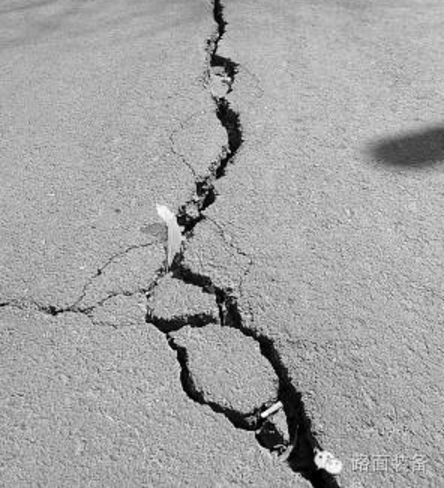
%> input picture 第21章 路面裂缝检测系统设计/images/image.png, 444 x 488 px
$ octave main.m   (GNU Octave 9; MATLAB toolbox functions it lacks are replaced by stand-ins)
%> lines starting %> are read from the running program, lines starting %| are printed output that depends on the picture; in (x1, y1, x2, y2) boxes, pixels count from 0 and x2, y2 are one past the last pixel; in counts of white or black regions, pixels touching at a corner belong together; the program's own positions count from 1
### 第21章 路面裂缝检测系统设计/Process_Main.m
function Result = Process_Main(I)
% 主函数
% 输入参数：
% I——输入图像
% 输出参数：
% Result——结果图像

 % 灰度化
if ndims(I) == 3
    I1 = rgb2gray(I);
else
    I1 = I;
end

% 直方图增强
I2 = hist_con(I1,0);
% 中值滤波
I3 = med_process(I2,0);
% 图像增强
I4 = adjgamma(I3, 2);
% 迭代法求阈值
[bw, th] = IterProcess(I4); % th = 0.5438

bw = ~bw; % 反色
% 二值图像滤波
bwn1 = bw_filter(bw, 15);
% 裂缝识别
bwn2 = Identify_Object(bwn1);

% 曲线投影
[projectr, projectc] = ImageProject(bwn2);
[r, c] = size(bwn2);
% 裂缝判断
bwn3 = Judge_Crack(bwn2, I4);
% 裂缝拼接
bwn4 = Bridge_Crack(bwn3);

% 裂缝形状识别
[flag, rect] = Judge_Direction(bwn4);
if flag == 1
    str = '横向裂缝';
    wdmax = max(projectc);
    wdmin = min(projectc);
else
    str = '纵向裂缝';
    wdmax = max(projectr);
    wdmin = min(projectr);
end


% 输入图像
Result.Image = I1;
% 直方图增强
Result.hist = I2;
% 中值滤波
Result.Medfilt = I3;
% 图像增强
Result.Enance = I4;
% 二值图像
Result.Bw = bw;
% 二值图像滤波
Result.BwFilter = bwn1;
% 裂缝识别
Result.CrackRec = bwn2;
% 裂缝投影
Result.Projectr = projectr;
Result.Projectc = projectc;
% 裂缝判断
Result.CrackJudge = bwn3;
% 裂缝拼接
Result.CrackBridge = bwn4;
% 裂缝形状
Result.str = str;
% 裂缝标记
Result.rect = rect;
% 最后的二值图像
Result.BwEnd = bwn4;
% 面积信息
Result.BwArea = bwarea(bwn4);
% 长度信息
Result.BwLength = max(rect(3:4));
% 宽度信息
Result.BwWidthMax = wdmax;
% 宽度信息
Result.BwWidthMin = wdmin;
% 阈值信息
Result.BwTh = th;

### 第21章 路面裂缝检测系统设计/hist_con.m
function s_out = hist_con(s_in, flag)
if nargin < 2
    flag = 0;
end
if ndims(s_in) == 3
    I = rgb2gray(s_in);
else
    I = s_in;
end
s_out = histeq(I);
if flag
    figure;
    subplot(2, 2, 1); imshow(I); title('原图');
    subplot(2, 2, 2); imhist(I); title('原图直方图');
    subplot(2, 2, 3); imshow(s_out); title('均衡化结果');
    subplot(2, 2, 4); imhist(s_out); title('均衡化结果直方图');
end

### 第21章 路面裂缝检测系统设计/med_process.m
function s_out = med_process(s_in, flag)
if nargin < 2
    flag = 0;
end
if ndims(s_in) == 3
    I = rgb2gray(s_in);
else
    I = s_in;
end
s_out = medfilt2(I);
if flag
    figure;
    subplot(2, 2, 1); imshow(I); title('原图');
    subplot(2, 2, 2); imhist(I); title('原图直方图');
    subplot(2, 2, 3); imshow(s_out); title('中值滤波');
    subplot(2, 2, 4); imhist(s_out); title('中值滤波直方图');
end

### 第21章 路面裂缝检测系统设计/adjgamma.m
function newim = adjgamma(im, g)
if nargin < 2
    g = 1;
end

if g <= 0
    error('Gamma参数必须大于0');
end
if ndims(im) == 3
    I = rgb2gray(im);
else
    I = im;
end
if isa(I,'uint8')
    newim = double(I);
else
    newim = I;
end
newim = newim-min(min(newim));
newim = newim./max(max(newim));
newim =  newim.^(1/g);

### 第21章 路面裂缝检测系统设计/IterProcess.m
function [bw, th] = IterProcess(Img)
if ndims(Img) == 3
    I = rgb2gray(Img);
else
    I = Img;
end

T0 = (double(max(I(:))) + double(min(I(:))))/2;
flag = 1;

while flag
    ind1 = I > T0;
    ind2 = ~ind1;
    T1 = (mean(double(I(ind1))) + mean(double(I(ind2))))/2;
    flag = abs(T1-T0) > 0.5;
    T0 = T1;
end
bw = ind1;
th = T1;

### 第21章 路面裂缝检测系统设计/bw_filter.m
function bwn = bw_filter(bw, keepnum)
if nargin < 2
    keepnum = 15;
end
[L, num] = bwlabel(bw, 8);
Ln = zeros(1, num);
stats = regionprops(L, 'Area');
Ln = cat(1, stats.Area);
[Ln, ind] = sort(Ln);
if num>keepnum || num==keepnum
    for i = 1 : num-keepnum
        bw(L == ind(i)) = 0;
    end
end
bwn = bw;

### 第21章 路面裂缝检测系统设计/Identify_Object.m
function bwn = Identify_Object(bw, MinArea, MinRate)
if nargin < 3
    MinRate = 3;
end
if nargin < 2
    MinArea = 20;
end
[L, num] = bwlabel(bw);
stats = regionprops(L, 'Area', 'MajorAxisLength', ...
    'MinorAxisLength');
Ap = cat(1, stats.Area);
Lp1 = cat(1, stats.MajorAxisLength);
Lp2 = cat(1, stats.MinorAxisLength);
Lp = Lp1./Lp2;
for i = 1 : num
    if Ap(i) < MinArea
        bw(L == i) = 0;
    end
end
MinRate = max(Lp)*0.4;
for i = 1 : num
    if Lp(i) < MinRate
        bw(L == i) = 0;
    end
end
bwn = bw;

### 第21章 路面裂缝检测系统设计/ImageProject.m
function [projectr, projectc] = ImageProject(bw)
projectr = sum(bw, 2);
projectc = sum(bw, 1);

### 第21章 路面裂缝检测系统设计/Judge_Crack.m
function bwn = Judge_Crack(bw, Ig, th)
if nargin < 3
    th = 20;
end
[L, num] = bwlabel(bw);
Ig = im2uint8(mat2gray(Ig));
Ig = double(Ig);
stats = regionprops(L, 'Area', 'BoundingBox');
for i = 1 : num
    Ymin = round(stats(i).BoundingBox(1));
    Ymax = round(stats(i).BoundingBox(1) + stats(i).BoundingBox(3));
    Xmin = round(stats(i).BoundingBox(2));
    Xmax = round(stats(i).BoundingBox(2) + stats(i).BoundingBox(4));
    sum1(i) = 0;
    for k1 = Xmin : Xmax-1
        for k2 = Ymin : Ymax-1
            sum1(i) = sum1(i) + Ig(k1, k2);
        end
    end
    RectArea(i) = stats(i).BoundingBox(3)*stats(i).BoundingBox(4);
    Average1(i) = sum1(i)/RectArea(i);
    [r, c] = find(L == i);
    Ln(i) = length(find(L==i));
    for j = 1 : Ln(i)
        gv(i, j) = Ig(r(j), c(j));
    end
    sum2(i) = sum(gv(i, :));
    Average2(i) = sum2(i)/Ln(i);
    Sub(i) = abs(Average1(i) - Average2(i));
    if Sub(i) < th
        bw(find(L==i)) = 0;
    end
end
bwn = bw;

### 第21章 路面裂缝检测系统设计/Bridge_Crack.m
function bwn = Bridge_Crack(bw)
[row, col] = size(bw);
[L, num] = bwlabel(bw);
bwn = bw;
if num < 2
    return;
end
stats = regionprops(L, 'BoundingBox');
for i = 1 : num
    l(i) = round(stats(i).BoundingBox(1) + 0.5);
    b(i) = round(stats(i).BoundingBox(2) - 0.5);
    r(i) = round(stats(i).BoundingBox(1) + stats(i).BoundingBox(3) - 1.5);
    rb(i) = round(stats(i).BoundingBox(2) + stats(i).BoundingBox(4));
end
l(l<=0) = 1;
b(b<=0) = 1;
r(r>=col) = col;
rb(rb>=row) = row;
try
    for i = 1 : num-1
        for j = b(i) : rb(i)
            if bw(j, r(i)) ~= 0
                break;
            end
        end
        for k = b(i+1) : rb(i+1)
            if bw(k, l(i+1)) ~= 0
                break;
            end
        end
        Yi = l(i+1); Ya = r(i);
        Xi=  k; Xa = j;
        d = Yi - Ya;
        e = Xa - Xi;
        if e>0
            if (d>e) || (d==e);
                for p = 1 : e
                    bw(j-p, r(i)+p) = 1;
                    bw(j-p-1, r(i)+p) = 1;
                    bw(j-p+1, r(i)+p) = 1;
                end
                for q = e+1 : d-1
                    bw(j-e, r(i)+q) = 1;
                    bw(j-e-1, r(i)+q) = 1;
                    bw(j-e+1, r(i)+q) = 1;
                end
            end
            if d<e
                for p = 1:d
                    bw(j-p, r(i)+d) = 1;
                    bw(j-p-1, r(i)+d) = 1;
                    bw(j-p+1, r(i)+d) = 1;
                end
                for q = d+1 : e-1
                    bw(j-q, r(i)+d) = 1;
                    bw(j-q, r(i)+d-1) = 1;
                    bw(j-q, r(i)+d+1) = 1;
                end
            end
            if d == 0;
                for p = 1 : e
                    bw(j-p, r(i)) = 1;
                    bw(j-p, r(i)-1) = 1;
                    bw(j-p, r(i)+1) = 1;
                end
            end
        end
        if e < 0
            e = abs(e);
            if (d>e) || (d==e)
                for p = 1:e;
                    bw(j+p, r(i)+p) = 1;
                    bw(j+p-1, r(i)+p) = 1;
                    bw(j+p+1, r(i)+p) = 1;
                end
                for q = e+1 : d-1
                    bw(j+e, r(i)+q) = 1;
                    bw(j+e-1, r(i)+q) = 1;
                    bw(j+e+1, r(i)+q) = 1;
                end
            end
            if d < e
                for p = 1 : d
                    bw(j+p, r(i)+p) = 1;
                    bw(j+p-1, r(i)+p) = 1;
                    bw(j+p+1, r(i)+p) = 1;
                end
                for q = d+1 : e-1
                    bw(j+q, r(i)+d) = 1;
                    bw(j+q, r(i)+d-1) = 1;
                    bw(j+q, r(i)+d+1) = 1;
                end
            end
            if d == 0
                for p = 1:e
                    bw(j+p, r(i)) = 1;
                    bw(j+p, r(i)-1) = 1;
                    bw(j+p, r(i)+1) = 1;
                end
            end
        end
        if e == 0
            for p = 1 : d
                bw(j, r(i)+p) = 1;
                bw(j-1, r(i)+p) = 1;
                bw(j+1, r(i)+p) = 1;
            end
        end
        if d<0
            for p = min(Xa, Xi) : max(Xa, Xi)
                for q = min(Ya, Yi) : max(Ya, Yi)
                    bw(p, q) = 1;
                end
            end
        end
    end
catch
    bwn = bw;
    return;
end
bwn = bw;

### 第21章 路面裂缝检测系统设计/Judge_Direction.m
function [flag, rect] = Judge_Direction(bw)
[L, num] = bwlabel(bw);
stats = regionprops(bw, 'Area', 'BoundingBox');
Area = cat(1, stats.Area);
[Area, ind] = sort(Area, 'descend');
if num == 1
    rect = stats.BoundingBox;
else
    rect1 = stats(ind(1)).BoundingBox;
    rect2 = stats(ind(2)).BoundingBox;
    s1 = [rect1(1); rect2(1)];
    s2 = [rect1(2); rect2(2)];
    s = [min(s1) min(s2) rect1(3)+rect2(3) rect1(4)+rect2(4)];
    rect = s;
end
rate = rect(3)/rect(4);
if rate > 1
    flag = 1;
else
    flag = 2;
end

### 第21章 路面裂缝检测系统设计/main.m
clc;clear;close all;

% 读取图像
I = imread('./images/image.png');
%> I is the input picture: size 488x444x3 uint8; min 0, max 255, mean 163.2

% 调用主函数处理图像
Result = Process_Main(I);
%> in adjgamma, `newim =  newim.^(1/g);`:
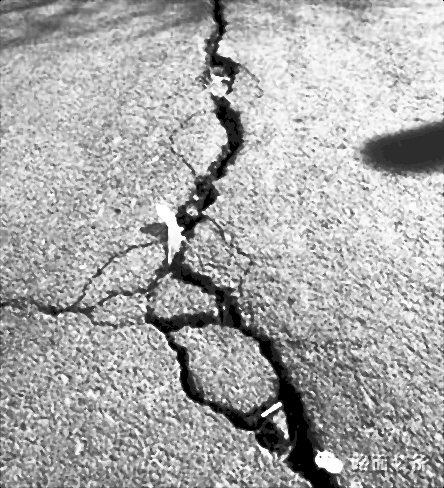
%> newim: size 488x444 double; min 0, max 1, mean 0.665
%> in IterProcess, `T0 = (double(max(I(:))) + double(min(I(:))))/2;`: T0 = 0.5
%> the loop in IterProcess, `while flag` made 1 pass
%> (T1, flag, T0) on pass 1: (0.531, false, 0.531)
%> pass 1, in IterProcess, `ind1 = I > T0;`:
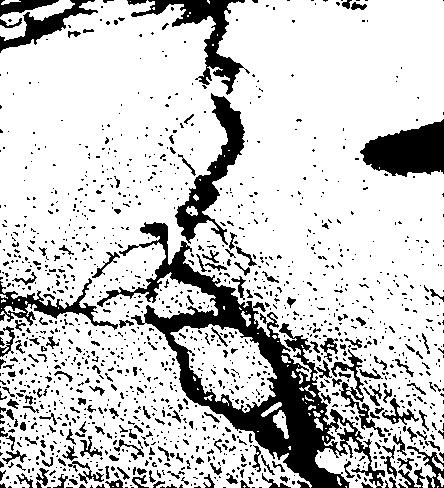
%> ind1: size 488x444 logical; 79.5% white; 1436 black regions (1239 under 20 px), largest, box (x1, y1, x2, y2) and area: (97, 222, 385, 488) 14733, (360, 119, 444, 177) 3254, (175, 93, 245, 245) 3033
%> in IterProcess, `th = T1;`: th = 0.531
%> in bw_filter, `[L, num] = bwlabel(bw, 8);`:
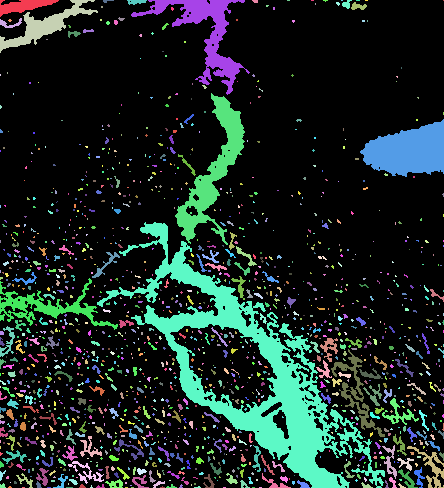
%> L: size 488x444 double; 1437 distinct labels, from 0 to 1436; one colour per label, 0 black
%> in bw_filter, `[L, num] = bwlabel(bw, 8);`: num = 1436
%> in bw_filter, `stats = regionprops(L, 'Area');`: stats = 1436 regions; largest, Area: 14733, 3254, 3033, 2578, 1480
%> in bw_filter, `Ln = cat(1, stats.Area);`: Ln = 1436 values, max 14733 at index 422, min 1 at index 58, mean 30.9
%> in bw_filter, `[Ln, ind] = sort(Ln);`: Ln = 1436 values from 1 to 14733; ind = 1436 values, max 1436 at index 655, min 1 at index 1429, mean 718.5
%> in Identify_Object, `[L, num] = bwlabel(bw);`:
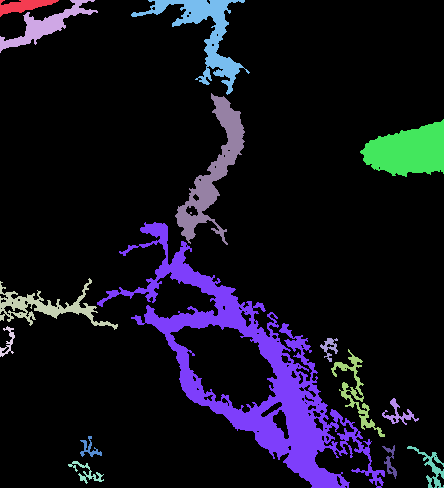
%> L: size 488x444 double; 16 distinct labels, from 0 to 15; one colour per label, 0 black
%> in Identify_Object, `[L, num] = bwlabel(bw);`: num = 15
%> in Identify_Object, `stats = regionprops(L, 'Area', 'MajorAxisLength', 'MinorAxisLength');`: stats = 15 regions; largest, Area, MajorAxisLength and MinorAxisLength: 14733 341.8 119.3, 3254 89.54 49.33, 3033 172.6 43.41, 2578 127.5 69.39, 1480 128.9 35.45
%> in Identify_Object, `Ap = cat(1, stats.Area);`: Ap = [499; 1305; 1480; 160; 221; 161; 14733; 2578; 3033; 176; 823; 3254; 274; 169; 383]
%> in Identify_Object, `Lp1 = cat(1, stats.MajorAxisLength);`: Lp1 = [61.23; 104.1; 128.9; 37.34; 39.75; 24.92; 341.8; 127.5; 172.6; 24.18; 98.15; 89.54; 35.83; 37.57; 52.31]
%> in Identify_Object, `Lp2 = cat(1, stats.MinorAxisLength);`: Lp2 = [11.94; 23.34; 35.45; 13.5; 17; 18.52; 119.3; 69.39; 43.41; 16.67; 29.24; 49.33; 23.34; 12.34; 23.42]
%> in Identify_Object, `Lp = Lp1./Lp2;`: Lp = [5.13; 4.46; 3.64; 2.77; 2.34; 1.35; 2.87; 1.84; 3.98; 1.45; 3.36; 1.82; 1.53; 3.05; 2.23]
%> the loop in Identify_Object, `for i = 1 : num` made 15 passes
%> in Identify_Object, `MinRate = max(Lp)*0.4;`: MinRate = 2.05
%> after the loop in Identify_Object, `for i = 1 : num`:
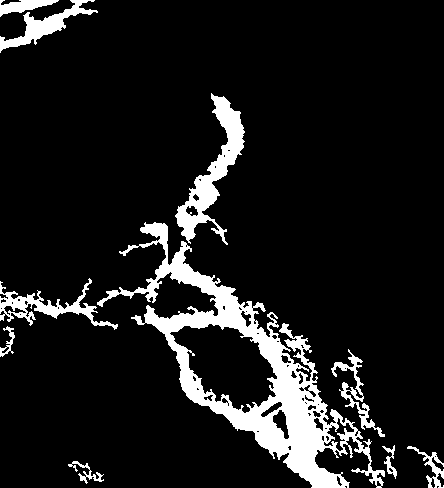
%> bw: size 488x444 logical; 10.5% white; 10 white regions
%> in ImageProject, `projectr = sum(bw, 2);`: projectr = 488 values, max 149 at index 325, min 0 at index 54, mean 46.73
%> in ImageProject, `projectc = sum(bw, 1);`: projectc = 444 values, max 136 at index 223, min 0 at index 398, mean 51.36
%> in Judge_Crack, `[L, num] = bwlabel(bw);`:
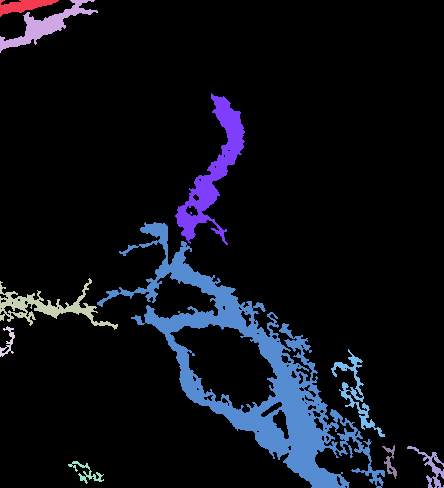
%> L: size 488x444 double; 11 distinct labels, from 0 to 10; one colour per label, 0 black
%> in Judge_Crack, `[L, num] = bwlabel(bw);`: num = 10
%> in Judge_Crack, `stats = regionprops(L, 'Area', 'BoundingBox');`: stats = 10 regions; largest, box (x1, y1, x2, y2) and Area: (97, 222, 385, 488) 14733, (175, 93, 245, 245) 3033, (0, 278, 118, 330) 1480, (0, 0, 98, 53) 1305, (331, 349, 385, 437) 823
%> the loop in Judge_Crack, `for i = 1 : num` made 10 passes
%> (Ymin, Ymax, Xmin, Xmax) on passes 1 to 10: (1, 60, 1, 18), (1, 99, 1, 54), (1, 119, 279, 331), (1, 16, 327, 358), (69, 105, 462, 485), (98, 386, 223, 489), (176, 246, 94, 246), (332, 386, 350, 438), (383, 398, 446, 480), (408, 445, 447, 489)
%> after the loop in Judge_Crack, `for i = 1 : num`: Average1 = [125.6 138.5 145.8 133 147.6 149.9 154.1 144.7 145.4 144]; Average2 = [95.58 108.2 84.7 104.7 109.5 50.39 47.46 96.94 96.47 96.33]; Ln = [499 1305 1480 160 221 14733 3033 823 169 383]; RectArea = [1003 5194 6136 465 828 76608 10640 4752 510 1554]; Sub = [30.05 30.3 61.13 28.35 38.12 99.47 106.6 47.75 48.9 47.64]; sum1 = [126014 719502 894824 61856 122195 11480796 1639599 687580 74139 223731]; sum2 = [47696 141230 125355 16747 24191 742459 143950 79783 16304 36895]
%> in Bridge_Crack, `stats = regionprops(L, 'BoundingBox');`: stats = 10 regions; largest, box (x1, y1, x2, y2): (97, 222, 385, 488), (175, 93, 245, 245), (0, 278, 118, 330), (0, 0, 98, 53), (331, 349, 385, 437)
%> the loop in Bridge_Crack, `for i = 1 : num` made 10 passes
%> after the loop in Bridge_Crack, `for i = 1 : num`: b = [0 0 278 326 461 222 93 349 445 446]; l = [1 1 1 1 69 98 176 332 383 408]; r = [58 97 117 14 103 384 244 384 396 443]; rb = [18 54 331 358 485 489 246 438 480 489]
%> the loop in Bridge_Crack, `for i = 1 : num-1` made 2 passes
%> (Yi, Ya, Xi, Xa, d, e) on passes 1 to 2: (1, 58, 1, 1, -57, 0), (1, 97, 282, 11, -96, 271)
%> in Judge_Direction, `[L, num] = bwlabel(bw);`: L: size 488x444 double; 11 distinct labels, from 0 to 10
%> in Judge_Direction, `stats = regionprops(bw, 'Area', 'BoundingBox');`: stats = 10 regions; largest, box (x1, y1, x2, y2) and Area: (97, 222, 385, 488) 14733, (175, 93, 245, 245) 3033, (0, 278, 118, 330) 1480, (0, 0, 98, 53) 1305, (331, 349, 385, 437) 823
%> in Judge_Direction, `Area = cat(1, stats.Area);`: Area = [513; 1305; 1480; 160; 221; 14733; 3033; 823; 169; 383]
%> in Judge_Direction, `[Area, ind] = sort(Area, 'descend');`: Area = [14733; 3033; 1480; 1305; 823; 513; 383; 221; 169; 160]; ind = [6; 7; 3; 2; 8; 1; 10; 5; 9; 4]
%> in Judge_Direction, `rect1 = stats(ind(1)).BoundingBox;`: rect1 = [97.5 222.5 288 266]
%> in Judge_Direction, `rect2 = stats(ind(2)).BoundingBox;`: rect2 = [175.5 93.5 70 152]
%> in Judge_Direction, `s1 = [rect1(1); rect2(1)];`: s1 = [97.5; 175.5]
%> in Judge_Direction, `s2 = [rect1(2); rect2(2)];`: s2 = [222.5; 93.5]
%> in Judge_Direction, `s = [min(s1) min(s2) rect1(3)+rect2(3) rect1(4)+rect2(4)];`: s = [97.5 93.5 358 418]
%> in Judge_Direction, `rate = rect(3)/rect(4);`: rate = 0.856
%> in Process_Main, `[flag, rect] = Judge_Direction(bwn4);`: flag = 2; rect = [97.5 93.5 358 418]
%> in Process_Main, `wdmax = max(projectr);`: wdmax = 149
%> in Process_Main, `wdmin = min(projectr);`: wdmin = 0
%> in Process_Main, `Result.Projectr = projectr;`: Result.Projectr has the same summary as projectr in ImageProject
%> in Process_Main, `Result.Projectc = projectc;`: Result.Projectc has the same summary as projectc in ImageProject
%> in Process_Main, `Result.rect = rect;`: Result.rect = [97.5 93.5 358 418]
%> in Process_Main, `Result.BwArea = bwarea(bwn4);`: Result.BwArea = 23186
%> in Process_Main, `Result.BwLength = max(rect(3:4));`: Result.BwLength = 418
%> in Process_Main, `Result.BwWidthMax = wdmax;`: Result.BwWidthMax = 149
%> in Process_Main, `Result.BwWidthMin = wdmin;`: Result.BwWidthMin = 0
%> in Process_Main, `Result.BwTh = th;`: Result.BwTh = 0.531

% 创建一个新的图形窗口
figure;

% 子图 1: 输入图像（灰度化）
subplot(3, 3, 1);
imshow(Result.Image);
title('输入图像（灰度化）');

% 子图 2: 直方图增强
subplot(3, 3, 2);
imshow(Result.hist);
title('直方图增强');

% 子图 3: 中值滤波
subplot(3, 3, 3);
imshow(Result.Medfilt);
title('中值滤波');

% 子图 4: 图像增强
subplot(3, 3, 4);
imshow(Result.Enance);
title('图像增强');

% 子图 5: 二值图像
subplot(3, 3, 5);
imshow(Result.Bw);
title('二值图像');

% 子图 6: 二值图像滤波
subplot(3, 3, 6);
imshow(Result.BwFilter);
title('二值图像滤波');

% 子图 7: 裂缝识别
subplot(3, 3, 7);
imshow(Result.CrackRec);
title('裂缝识别');

% 子图 8: 裂缝判断
subplot(3, 3, 8);
imshow(Result.CrackJudge);
title('裂缝判断');

% 子图 9: 裂缝拼接
subplot(3, 3, 9);
imshow(Result.CrackBridge);
title('裂缝拼接');

% 在裂缝拼接图中标注 BwLength
hold on;
rectangle('Position', Result.rect, 'EdgeColor', 'r', 'LineWidth', 2);
text(Result.rect(1), Result.rect(2), sprintf('BwLength: %.2f', Result.BwLength), ...
     'Color', 'r', 'VerticalAlignment', 'bottom', 'HorizontalAlignment', 'left');
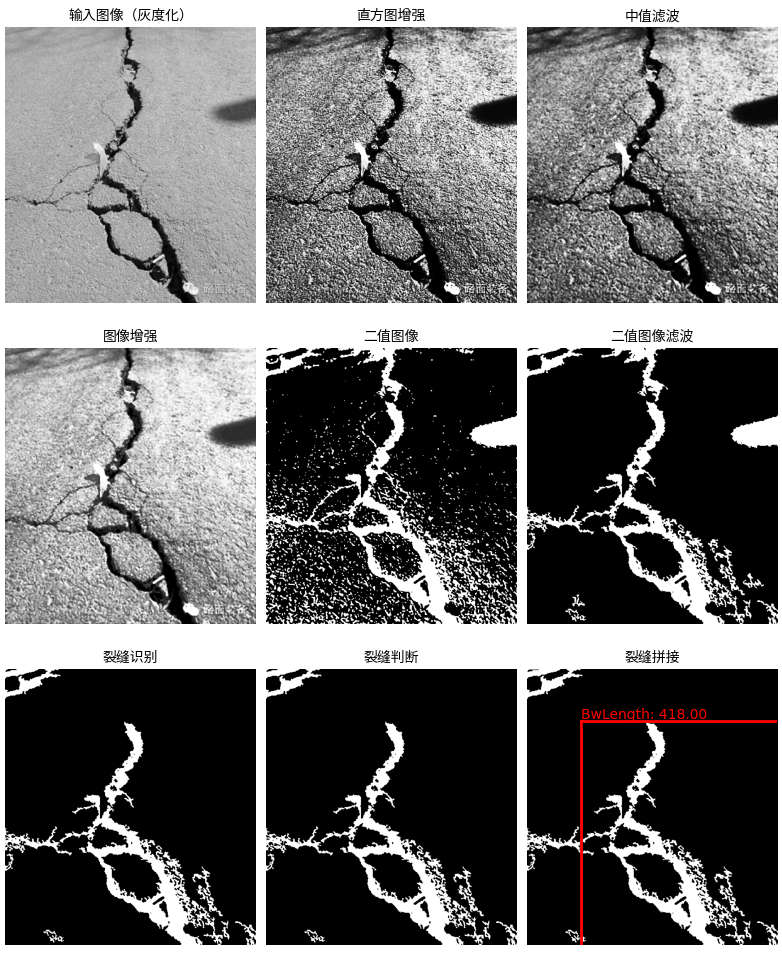
%> figure redrawn from the program's plot data, 9 panels
hold off;

% 显示裂缝形状信息
disp(['裂缝形状: ', Result.str]);
%| 裂缝形状: 纵向裂缝

% 显示面积信息
disp(['面积信息: ', num2str(Result.BwArea)]);
%| 面积信息: 23186

% 显示宽度最大值和最小值
disp(['宽度最大值: ', num2str(Result.BwWidthMax)]);
%| 宽度最大值: 149
disp(['宽度最小值: ', num2str(Result.BwWidthMin)]);
%| 宽度最小值: 0

% 显示阈值信息
disp(['阈值信息: ', num2str(Result.BwTh)]);
%| 阈值信息: 0.5306
